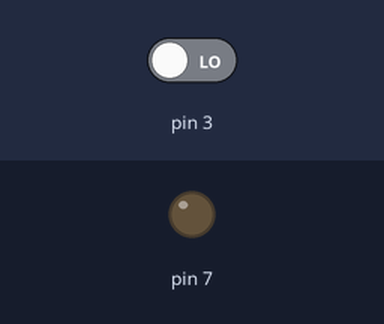
Simulated run of this sketch. Board: Arduino Uno, built with avr-gcc and run on an emulated ATmega328P. Parts: output pins drawn as LEDs (lit = HIGH). Inputs (shaded band) come from the test bench; at power-on: pin 3 LOW.

Above: at 1.2 s.
1.3 s: pin 3 driven HIGH
At 2.3 s:
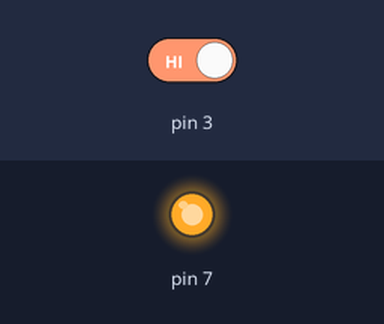
2.8 s: pin 3 driven LOW
At 3.4 s:
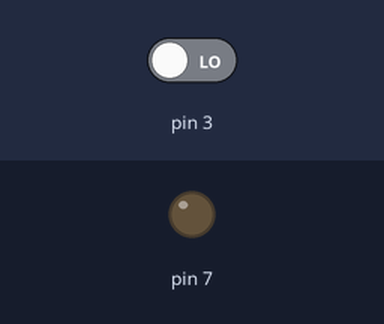
Timing chart, 0 to 5.8 s (numbered marks = the images above; inputs shaded):
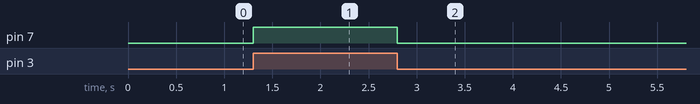

Measured:
- after the input at 1.3 s, pin 7: LOW → HIGH at once
- after the input at 2.8 s, pin 7: HIGH → LOW at once

The sketch:

LED_Button.ino
```cpp
void setup() {
    pinMode(3, INPUT);              //3ピンを入力ピンにする
    pinMode(7, OUTPUT);             //7ピンを出力ピンにする
}

void loop() {
    if(digitalRead(3)== HIGH){      //もし3ピンがHIGHなら
      digitalWrite(7,1);            //7ピンをHIGHにする
    }
    else {                          //もし3ピンがLOWなら
      digitalWrite(7,0);            //7ピンをLOWにする
    }
}
```
